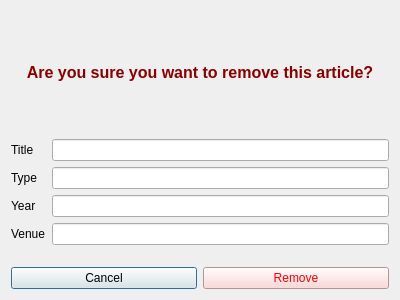
<?xml version="1.0" encoding="UTF-8"?>
<ui version="4.0">
 <class>ArticleRemove</class>
 <widget class="QDialog" name="ArticleRemove">
  <property name="geometry">
   <rect>
    <x>0</x>
    <y>0</y>
    <width>400</width>
    <height>300</height>
   </rect>
  </property>
  <property name="windowTitle">
   <string>Remove Article</string>
  </property>
  <layout class="QVBoxLayout" name="verticalLayoutMain">
   <item>
    <widget class="QLabel" name="lblConfirmMsg">
     <property name="styleSheet">
      <string>font-size:16px;font-weight:bold;color:darkred;</string>
     </property>
     <property name="text">
      <string>Are you sure you want to remove this article?</string>
     </property>
     <property name="alignment">
      <set>Qt::AlignmentFlag::AlignCenter</set>
     </property>
    </widget>
   </item>
   <item>
    <layout class="QFormLayout" name="formLayoutInfo">
     <item row="0" column="0">
      <widget class="QLabel" name="lblTitle">
       <property name="text">
        <string>Title</string>
       </property>
      </widget>
     </item>
     <item row="0" column="1">
      <widget class="QLineEdit" name="showTitle">
       <property name="readOnly">
        <bool>true</bool>
       </property>
      </widget>
     </item>
     <item row="1" column="0">
      <widget class="QLabel" name="lblType">
       <property name="text">
        <string>Type</string>
       </property>
      </widget>
     </item>
     <item row="1" column="1">
      <widget class="QLineEdit" name="showType">
       <property name="readOnly">
        <bool>true</bool>
       </property>
      </widget>
     </item>
     <item row="2" column="0">
      <widget class="QLabel" name="lblYear">
       <property name="text">
        <string>Year</string>
       </property>
      </widget>
     </item>
     <item row="2" column="1">
      <widget class="QLineEdit" name="showYear">
       <property name="readOnly">
        <bool>true</bool>
       </property>
      </widget>
     </item>
     <item row="3" column="0">
      <widget class="QLabel" name="lblVenue">
       <property name="text">
        <string>Venue</string>
       </property>
      </widget>
     </item>
     <item row="3" column="1">
      <widget class="QLineEdit" name="showVenue">
       <property name="readOnly">
        <bool>true</bool>
       </property>
      </widget>
     </item>
    </layout>
   </item>
   <item>
    <layout class="QHBoxLayout" name="horizontalLayoutBtns">
     <item>
      <widget class="QPushButton" name="btnCancel">
       <property name="text">
        <string>Cancel</string>
       </property>
      </widget>
     </item>
     <item>
      <widget class="QPushButton" name="btnRemove">
       <property name="styleSheet">
        <string>background-color: #ffcccc; color: red;</string>
       </property>
       <property name="text">
        <string>Remove</string>
       </property>
      </widget>
     </item>
    </layout>
   </item>
  </layout>
 </widget>
 <resources/>
 <connections/>
</ui>
